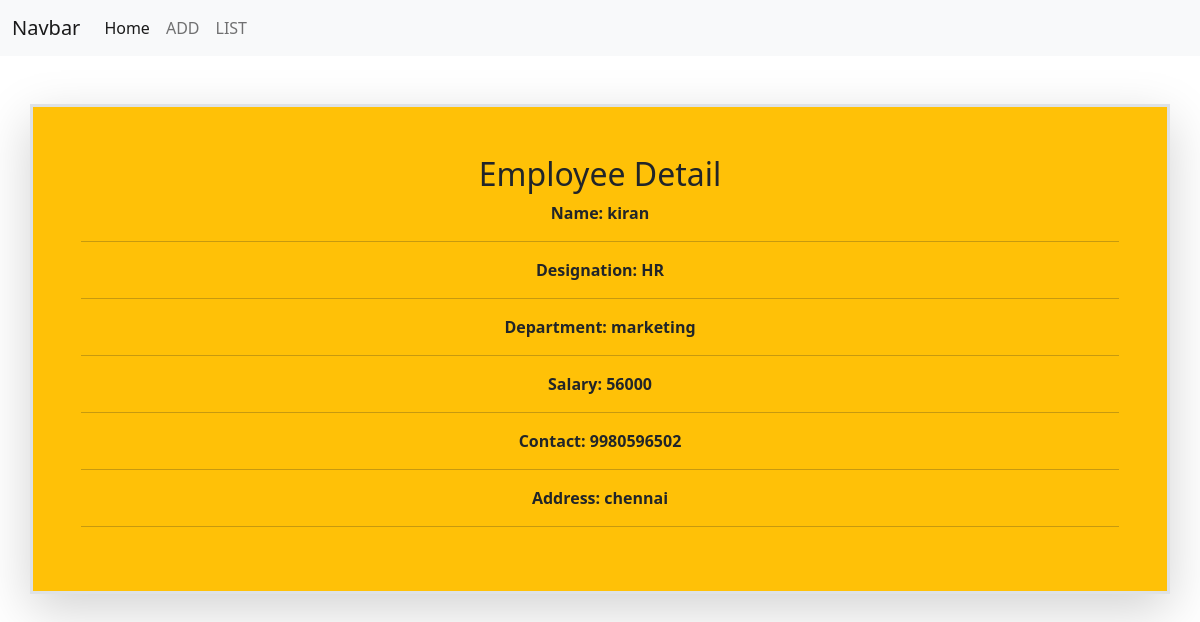
The app's page /employee/7/ with its own data.
### empapp/models.py (models this page shows)
class Employee(models.Model):
    name=models.CharField(max_length=50)
    designation=models.CharField(max_length=50)
    department=models.CharField(max_length=50)
    salary=models.PositiveIntegerField()
    contact=models.CharField(max_length=50)
    address=models.CharField(max_length=50)

### empapp/views.py (the view)
# urls.py: path('employee/<int:pk>/',views.EmployeeDetailView.as_view(),name='emp-detail'),
class EmployeeDetailView(View):
    def get(self,request,*args,**kwargs):
        id=kwargs.get("pk")
        qs=Employee.objects.get(id=id)
        return render(request,'empdetail.html',{'employee':qs})

### empapp/templates/empdetail.html (shortened to what this page needs)
{%extends 'base.html'%}
{%block main_block%}
<div class="container mt-5">
    <div class="row">
        <div class="col-4 border border-3 fw-bold text-center shadow-lg bg-warning w-100 p-5">
            <h1 class="text-center fs-2">Employee Detail</h1>
          Name:  {{employee.name}}
          <hr>
          Designation: {{employee.designation}}
          <hr>
          Department: {{employee.department}}
          <hr>
          Salary: {{employee.salary}}
          <hr>
          Contact: {{employee.contact}}
          <hr>
          Address: {{employee.address}}
          <hr>
        </div>
    </div>
</div>
{%endblock%}

### records on screen
Employee: name "kiran", designation "HR", department "marketing", salary "56000", contact "9980596502", address "chennai"
